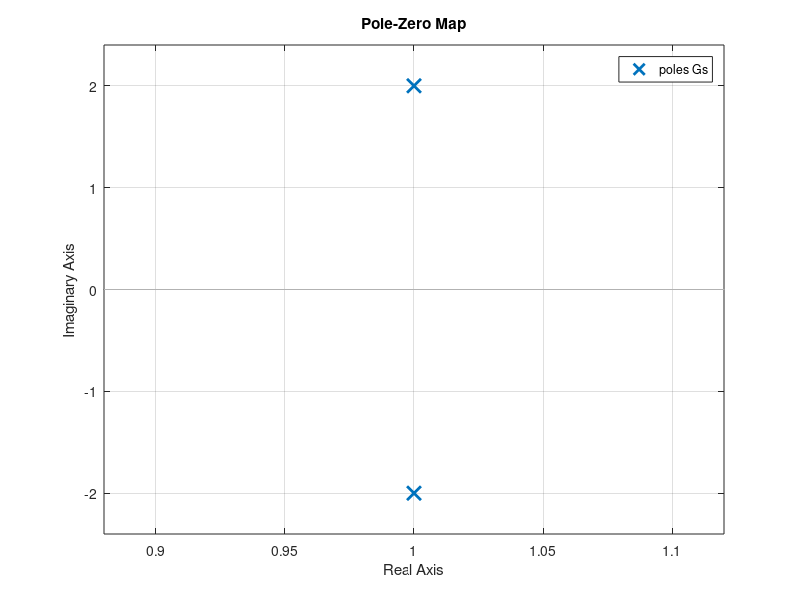
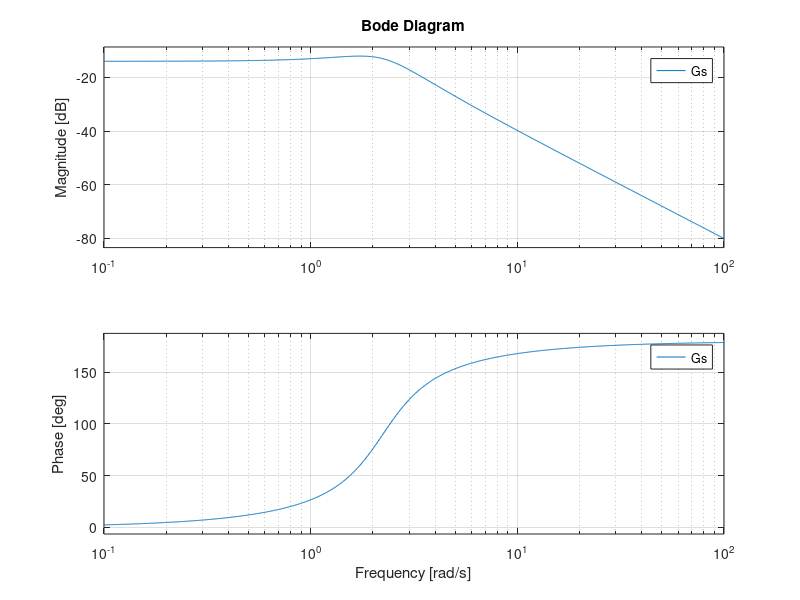

MATLAB code to generate these figures, in order:
close all
clear all
clc

m=1;
b=-2;
k=5;
t=0:0.01:100;
xt=sin(t);

Gs=tf([1],[m b k]);
yt=impulse(Gs,t);
%yt=lsim(Gs,xt,t);
plot(t,yt)
figure,pzmap(Gs)
figure,bode(Gs)
roots([1 -2 5])